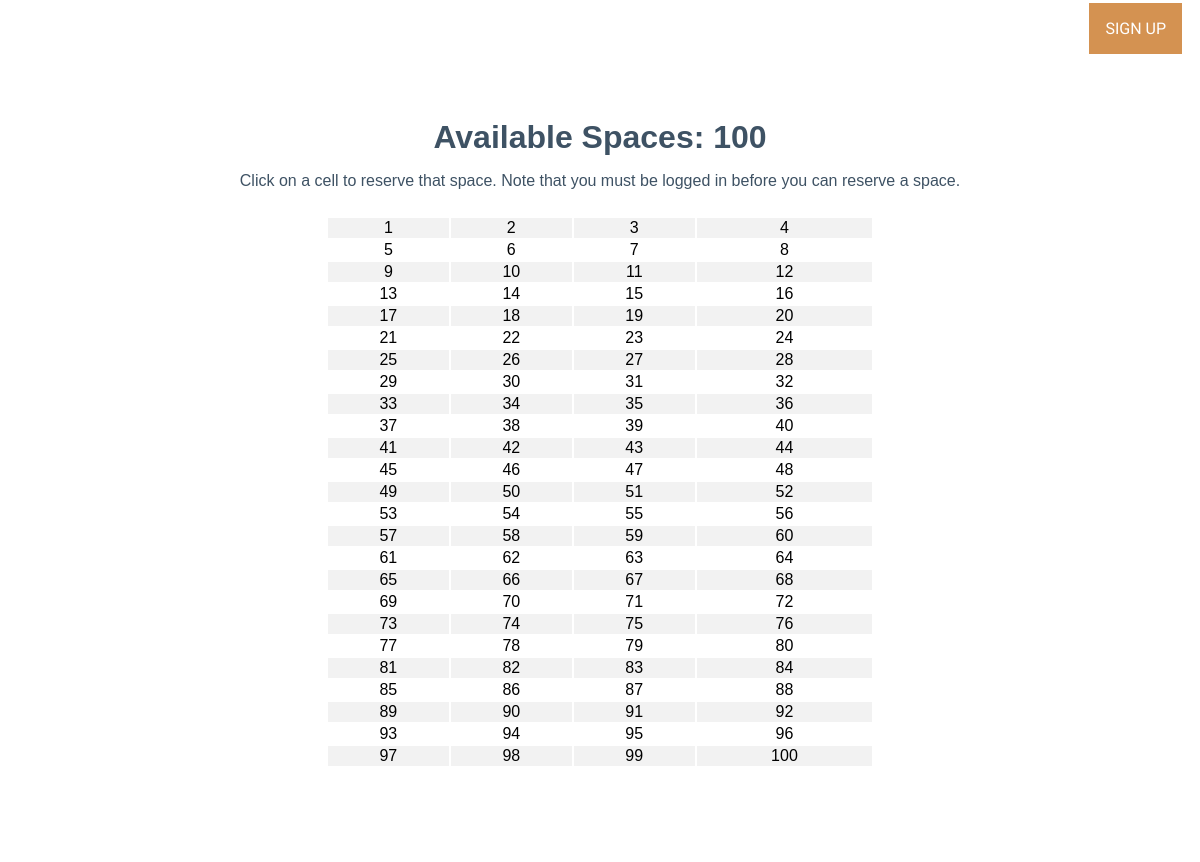
The app's page /marina/boatspaces/, older data.
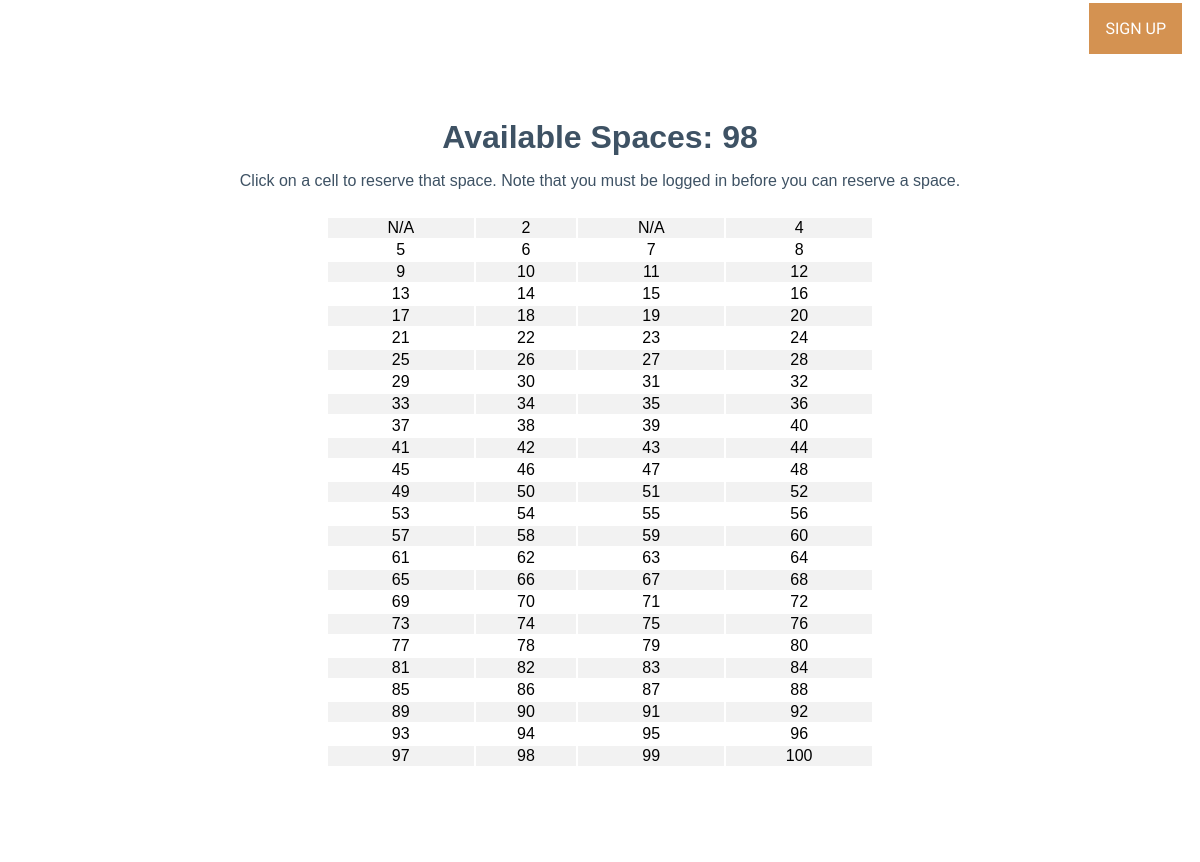
The same page, newer data.
### marina/models.py (models this page shows, shortened)
class BoatSpace(models.Model):
    availability_status = models.BooleanField(default=True)
    reserve_start = models.DateField(null=True, blank=True)
    reserve_end = models.DateField(null=True, blank=True)
    boat = models.ForeignKey(Boat, null=True, on_delete=models.SET_NULL)

### marina/views.py (the view)
# urls.py: path('boatspaces/', views.BoatSpaceListView.as_view(), name='boatspace-list'),
class BoatSpaceListView(generic.ListView):
    model = BoatSpace
    template_name = 'marina/boatspace_list.html'
    def get_context_data(self, **kwargs):
        context = super().get_context_data(**kwargs)
        context['available_boats_count'] = self.get_available_boats_count()
        return context
    def get_available_boats_count(self):
        return BoatSpace.objects.filter(availability_status=True).count()

### marina/templates/marina/boatspace_list.html (shortened to what this page needs)
{% extends 'marina/base.html' %}
{% load static %}
{% block extrahead %}
<link rel="stylesheet" href="{% static "marina/css/boatspaces.css" %}">
{% endblock %}
{% block content %}
<div class="outside">
  <h1>Available Spaces: {{ available_boats_count }} </h1>
  <p id="note">Click on a cell to reserve that space. Note that you must be logged in before you can reserve a space.</p>
    <table>
      {% for boatspace in boatspace_list %}
        {% if forloop.counter0|divisibleby:4 %}
          <tr>
        {% endif %}
        {% if boatspace.availability_status %}
          <td>
            {% if user.is_authenticated %}
              <a href="{% url 'edit_boatspace' boatspace_id=boatspace.id %}">{{ boatspace.id }}</a>
            {% else %}
              {{ boatspace.id }}
            {% endif %}
          </td>
        {% else %}
          <td>N/A</td>
        {% endif %}
        {% if forloop.counter|divisibleby:4 or forloop.last %}
          </tr>
        {% endif %}
      {% endfor %}
    </table>
  <br></br>
</div>
{% endblock %}

### marina/templates/marina/base.html (shortened to what this page needs)
{% load static %}
<!DOCTYPE html>
<html lang="en">
<head>
    {% block head %}
        <link rel="stylesheet" href="{% static "marina/css/styles.css" %}">
        {% block extrahead %}{% endblock %}
    {% endblock %}
</head>
<body>
    <div class="navigation">
    {% block sidebar %}
        <nav role="navigation">
            {% if user.is_authenticated %}
                <ul>
                    <li id="log-out"><a href="{% url 'logout' %}">LOG OUT</a></li>
                    <li><a href="{% url 'profile' %}">{{ user.username|capfirst|upper }}</a></li>
            {% else %}
                    <li id="new-acc"><a href="{% url 'signup' %}">SIGN UP</a></li>
                    <li><a href="{% url 'login' %}">LOG IN</a></li>
            {% endif %}
                    <li><a href="{% url 'boatspace-list' %}">RESERVATIONS</a></li>
                    <li><a href="{% url 'index' %}">HOME</a></li>
        </nav>
    {% endblock %}
    </div>
    <div class="content">
        {% block content %}{% endblock %}
    </div>
</body>
</html>

### marina/static/marina/css/styles.css (style rules this page uses)
html { background-size: cover; padding: 0; margin: 0; border: 0; }
body { display: flex; flex-direction: column; }
.navigation nav li { display: inline; float: right; margin-right: 10px; font-family: 'Roboto', sans-serif; padding: 1em; position: relative; bottom: 5px; }
a:link, a:visited { color: white; text-decoration: none; }
#new-acc, #log-out { background-color: rgb(212, 146, 81); }

### marina/static/marina/css/boatspaces.css (style rules this page uses)
.content { display: flex; flex-direction: column; align-items: center; position: relative; min-height: 100vh; font-family: Arial, Arial, Helvetica, sans-serif; }
.outside { display: flex; flex-direction: column; background-color: white; padding-bottom: 20px; border-radius: 10px; width: 80%; margin-top: 20px; align-items: center; }
h1 { color: rgb(62, 82, 100); position: relative; font-family: Arial, Helvetica, sans-serif; font-size: 2em; margin: 0; padding: 40px 40px 0 40px; }
table { padding: 10px; width: 60%; text-align: center; }
td, th { border-bottom: 1px; }
tr:nth-child(odd) { background-color: #f2f2f2;; }
tr:nth-child(even) { background-color: white; }
#note { color: rgb(62, 82, 100); padding: 0px 40px 0px 40px; }

Row changes from the older to the newer data that the page shows:
changed BoatSpace (number 1 of 100 on the later page): id "1" → (not shown); now shows "N/A"
changed BoatSpace (number 3 of 100 on the later page): id "3" → (not shown); now shows "N/A"
Text that changed along with them:
{{ available_boats_count }}: "100" → "98"
